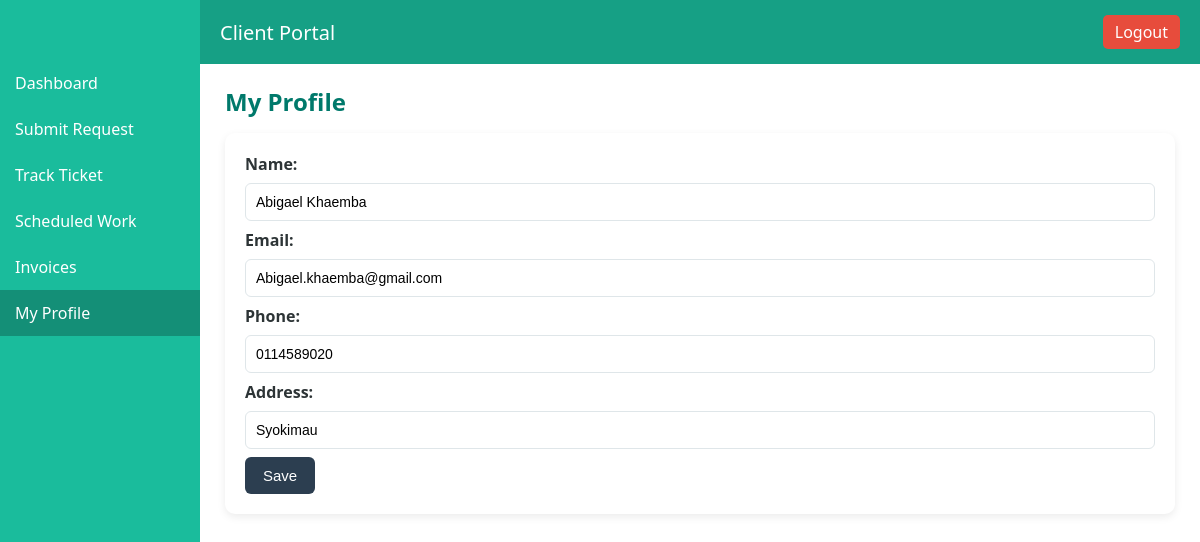
Page /client/profile.php (signed in) on the committed database.
### tables this page shows
CREATE TABLE `clients` (
  `id` int(11) NOT NULL,
  `username` varchar(50) NOT NULL,
  `full_name` varchar(100) NOT NULL,
  `email` varchar(120) DEFAULT NULL,
  `phone` varchar(30) DEFAULT NULL,
  `address` varchar(255) DEFAULT NULL,
  `created_at` datetime DEFAULT current_timestamp()
);

### client/profile.php (the view, shortened to what this page needs)
<?php
include "../config.php";
$username = $_SESSION['username'];
$sql = "SELECT * FROM clients WHERE username = ?";
$stmt = $conn->prepare($sql);
$stmt->bind_param("s", $username);
$stmt->execute();
$profile = $stmt->get_result()->fetch_assoc() ?? [];
?>
<!DOCTYPE html>
<html lang="en">
<head>
  <link rel="stylesheet" href="../assets/style.css">
</head>
<body class="client-theme">
<header>
  <h1>Client Portal</h1>
  <a href="../logout.php" class="logout">Logout</a>
</header>
<aside>
  <ul>
    <li><a href="dashboard.php">Dashboard</a></li>
    <li><a href="submit_request.php">Submit Request</a></li>
    <li><a href="track_ticket.php">Track Ticket</a></li>
    <li><a href="schedule.php">Scheduled Work</a></li>
    <li><a href="invoices.php">Invoices</a></li>
    <li><a href="profile.php" class="active">My Profile</a></li>
  </ul>
</aside>
<main>
  <h2>My Profile</h2>
  <div class="card">
    <form method="POST">
      <p><strong>Name:</strong>
        <input type="text" name="full_name" value="<?= htmlspecialchars($profile['full_name'] ?? '') ?>" required>
      </p>
      <p><strong>Email:</strong>
        <input type="email" name="email" value="<?= htmlspecialchars($profile['email'] ?? '') ?>" required>
      </p>
      <p><strong>Phone:</strong>
        <input type="text" name="phone" value="<?= htmlspecialchars($profile['phone'] ?? '') ?>" required>
      </p>
      <p><strong>Address:</strong>
        <input type="text" name="address" value="<?= htmlspecialchars($profile['address'] ?? '') ?>" required>
      </p>
      <button type="submit" class="btn-save">Save</button>
    </form>
  </div>
</main>
</body>
</html>

### assets/style.css (style rules this page uses)
* { margin: 0; padding: 0; box-sizing: border-box; }
html, body { height: 100%; }
body { font-family: "Segoe UI", Roboto, sans-serif; background: #f4f6f9; color: #2d3436; display: flex; min-height: 100vh; }
header { position: fixed; top: 0; left: 200px; right: 0; background: #2c3e50; color: white; padding: 15px 20px; display: flex; justify-content: space-between; align-items: center; z-index: 1000; }
header h1 { font-size: 20px; font-weight: 500; }
header .logout { background: #e74c3c; padding: 6px 12px; border-radius: 5px; text-decoration: none; color: white; }
aside { width: 200px; background: #34495e; padding-top: 60px; position: fixed; left: 0; top: 0; bottom: 0; }
aside ul { list-style: none; }
aside ul li a { display: block; padding: 12px 15px; color: #ecf0f1; text-decoration: none; transition: background 0.2s; }
aside ul li a.active { background: #1a252f; }
main { margin-left: 200px; margin-top: 60px; padding: 25px; flex: 1; }
.card { background: white; padding: 20px; margin: 15px 0; border-radius: 10px; box-shadow: 0 3px 8px rgba(0,0,0,0.08); }
h2, h3 { margin-bottom: 15px; font-weight: 600; color: #2c3e50; }
form input, form select, form textarea { width: 100%; padding: 10px; margin: 8px 0; border: 1px solid #dfe6e9; border-radius: 6px; font-size: 14px; }
button { padding: 10px 18px; background: #2c3e50; color: white; border: none; border-radius: 6px; cursor: pointer; font-size: 15px; }
body.client-theme { background: #f0fdfb; }
body.client-theme header { background: #16a085; }
body.client-theme aside { background: #1abc9c; }
body.client-theme aside a { color: white; }
body.client-theme aside a.active, body.client-theme aside a:hover { background: #148f77; }
body.client-theme main { background: #ffffff; }
body.client-theme h2, body.client-theme h3 { color: #00796b; }

### rows in the picture
clients: full_name "Abigael Khaemba", email "Abigael.khaemba@gmail.com", phone "0114589020", address "Syokimau"
